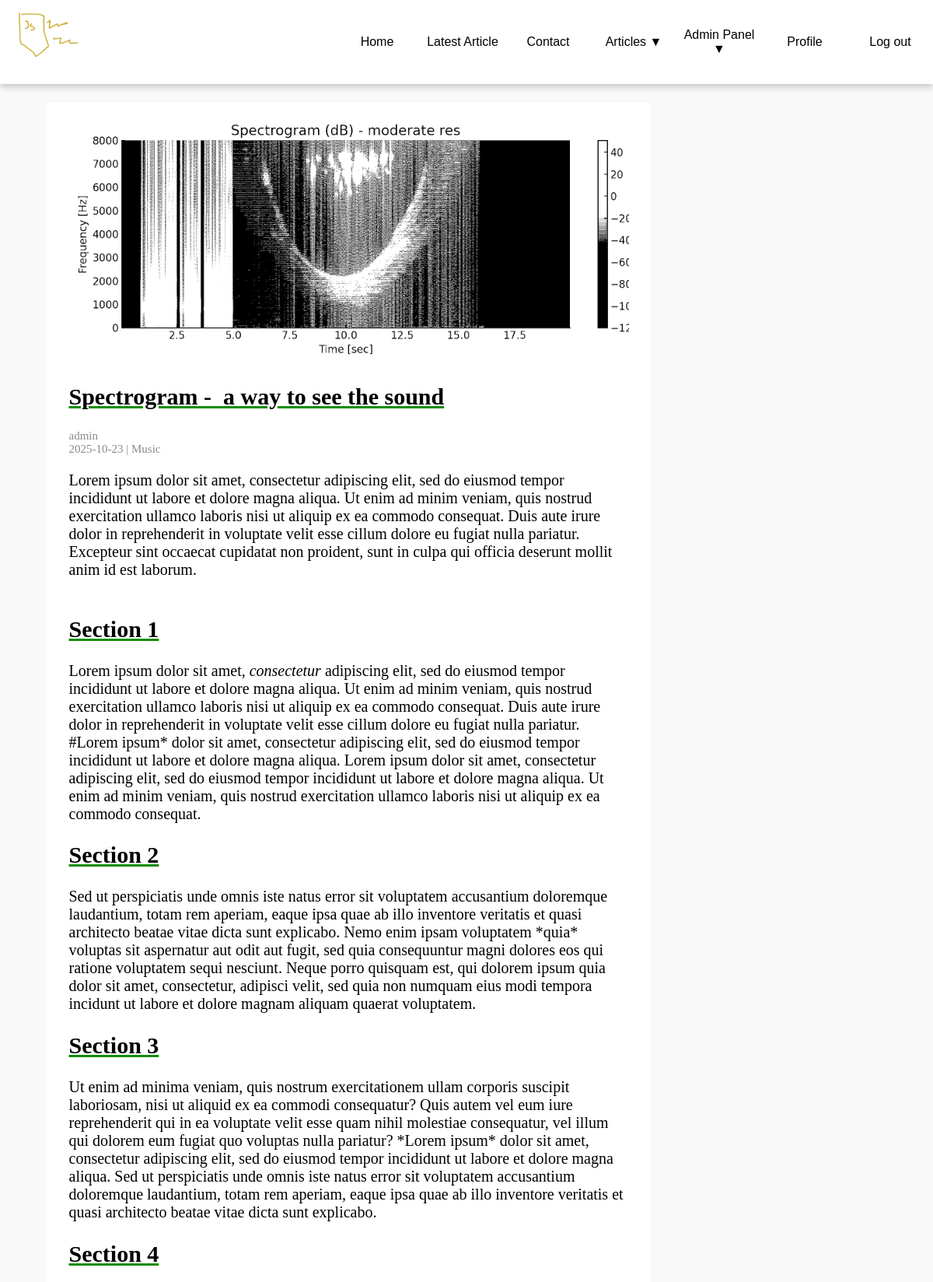
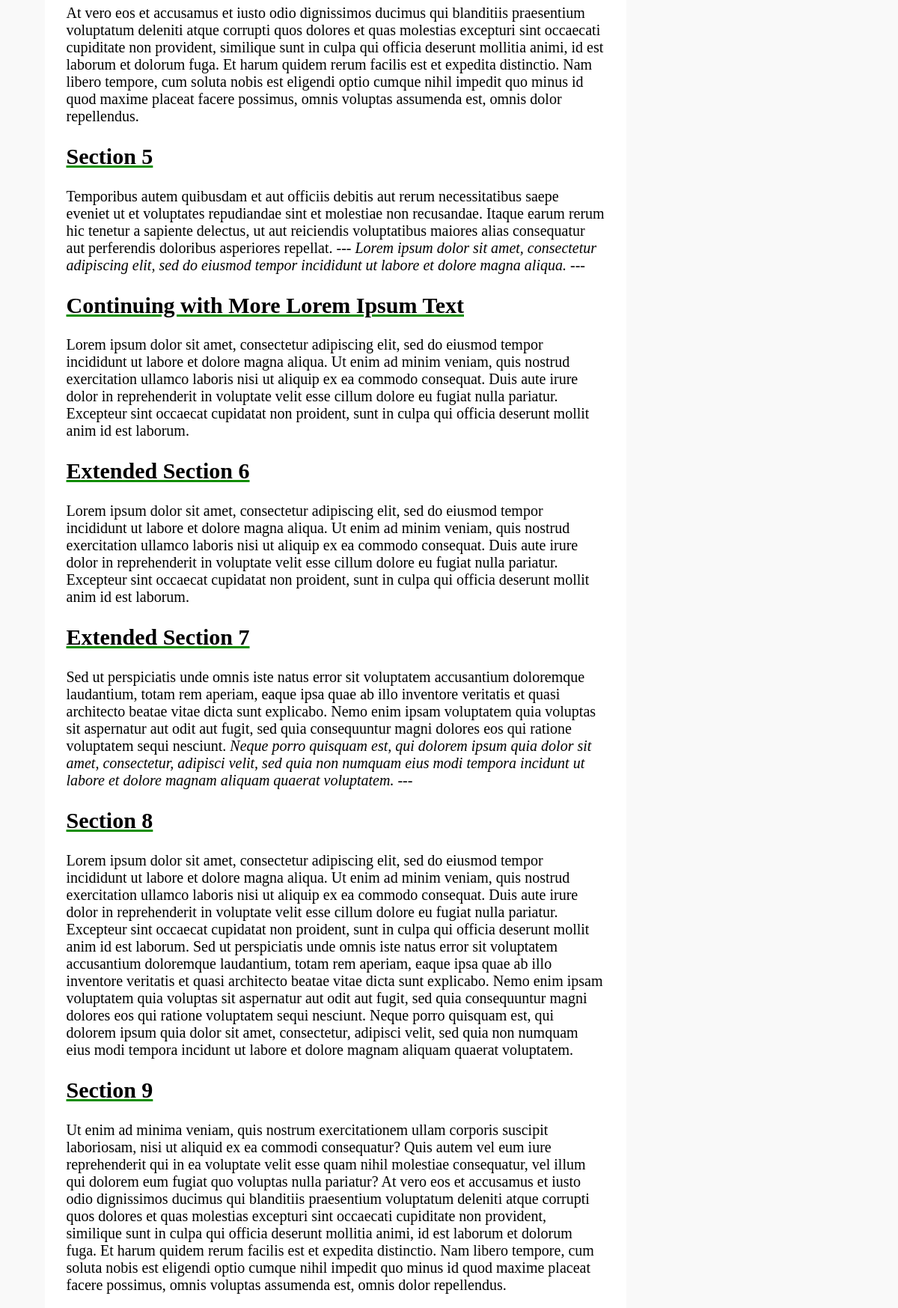
Screenshot of /article.php (signed in, upper part) with the database file from the repository (2 pictures, top to bottom).
### tables this page shows
CREATE TABLE `articles` (
  `id` int(11) NOT NULL,
  `title` text DEFAULT NULL,
  `article` text DEFAULT NULL,
  `ownerID` int(11) DEFAULT NULL,
  `date` date DEFAULT NULL,
  `image` text DEFAULT NULL,
  `categoryID` int(11) DEFAULT NULL
);

CREATE TABLE `users` (
  `id` int(11) NOT NULL,
  `login` text DEFAULT NULL,
  `password` text DEFAULT NULL,
  `role` varchar(10) DEFAULT NULL
);

CREATE TABLE `categories` (
  `categoryID` int(11) NOT NULL,
  `category` text DEFAULT NULL
);

### article.php (the view, shortened to what this page needs)
<?php
require("php/connection.php");
require("php/functions.php");
$user = checkSession($con);
if(isset($_GET['id'])){
    $id = $_GET['id'];
    $query = $con->prepare("SELECT c.category, a.id, a.image, u.login, a.ownerID, a.title, a.article, a.date
    FROM articles a join users u on u.id = a.ownerID join categories c on a.categoryID=c.categoryID WHERE a.id = ?");
    $query->bind_param("i", $id);
    $query->execute();
    $articleResult = $query->get_result();
    if($articleResult){
        $articleData = $articleResult->fetch_assoc();
    }
}
else{
    $articleData = $con->query("SELECT c.category, a.id,a.image, u.login, a.ownerID, a.title, a.article, a.date
    FROM articles a join users u on a.ownerID = u.id join categories c on a.categoryID=c.categoryID
    ORDER BY a.id DESC LIMIT 1")->fetch_assoc();
}
$role = getRole($user);
?>
<!DOCTYPE html>
<html lang="en">
<head>
    <link rel="stylesheet" href="style.css">
</head>
<body>
    <?php
    getNav($role);
    ?>
    <div class="container">
        <main class="article">
             <article>
                <?php
                if(isset($articleData)){
                    echo '<div class="article-image" style="background-image:url(\'static/articles/'.$articleData['image'].'\')"></div>
                    <h1>'.$articleData['title'].'</h1>
                    <p id="date">'.$articleData['login'].'</p>
                    <p id="date">'.$articleData['date'].' | '.$articleData['category'].'</p>
                    <p>'.parseMarkup($articleData['article']).'</p>';
                }
                else{
                    echo '<h2>Article not found</h2>
                    <p>The article you are looking for does not exist.</p>';
}
                ?>
            </article>
        </main>
    </div>
</body>
</html>

### php/functions.php (shortened to what this page needs)
<?php
function getNav($role){
    echo "<nav>
        <img id='logo' src='static/logo.png' alt='logo'>
        <div class='nav-buttons'>
            <button onclick=\"location.href='index.php'\">Home</button>
            <button onclick=\"location.href='article.php'\">Latest Article</button>
            <button onclick=\"location.href='contact.php'\">Contact</button>";
    if(isUser($role)){
        echo "<div class='dropdown'>";
            echo "<button class='dropbtn'>Articles ▼</button>";
        echo "</div>";
        if(isAdmin($role)){
            echo "<div class='dropdown'>";
            echo "<button class='dropbtn'>Admin Panel ▼</button>";
        echo "</div>";
        }
        echo "<button onclick=\"location.href='profile.php'\">Profile</button>";
        echo "<button onclick=\"location.href='logout.php'\">Log out</button>";
    }
    else{
        echo "<button onclick=\"location.href='login.php'\">Log in</button>";
    }
    echo "</div>
        <img id='hamburger' src='static/hamburger.png' alt='hamburger'>
        <img id='x' src='static/x.png' alt='x'>
        </nav>";
}
function checkSession($con){
    if(isset($_SESSION["userID"])){
        $id = $_SESSION["userID"];
        $query = $con->prepare("SELECT * FROM users u INNER JOIN user_data ud ON ud.userID = u.id  WHERE u.id = ? LIMIT 1");
        $query->bind_param("i", $id);
        $query->execute();
        $result = $query->get_result();
        if($result && mysqli_num_rows($result) > 0){
            return $result->fetch_assoc();
        }
    }
}
function isAdmin($role){
    return $role == "admin" ||  isSuperAdmin($role);
}
function isSuperAdmin($role){
    return $role == "superadmin";
}
function isUser($role){
    return $role == 'user' || isAdmin($role);
}
function parseMarkup($article){
    $article = str_replace(['\#', '\*'], ['_ESC_HASH_', '_ESC_STAR_'], $article);
    $article = preg_replace("/^######\s+(.*)$/m","<h6>$1</h6>",$article);
    $article = preg_replace("/^#####\s+(.*)$/m","<h5>$1</h5>",$article);
    $article = preg_replace("/^####\s+(.*)$/m","<h4>$1</h4>",$article);
    $article = preg_replace("/^###\s+(.*)$/m","<h3>$1</h3>",$article);
    $article = preg_replace("/^##\s+(.*)$/m","<h2>$1</h2>",$article);
    $article = preg_replace("/^#\s+(.*)$/m","<h1>$1</h1>",$article);
    $article = preg_replace("/\*\*(.*?)\*\*/",'<b>$1</b>',$article);
    $article = preg_replace("/\*(.*?)\*/","<i>$1</i>",$article);
    $article = str_replace(['_ESC_HASH_', '_ESC_STAR_'], ['#', '*'], $article);
    return $article;
}

### style.css (style rules this page uses)
html,body { margin: 0; padding: 0; width: 100%; scrollbar-width: none; -ms-overflow-style: none; scroll-behavior: smooth; }
.container { width: 100%; display: flex; flex-direction: column; flex-wrap: wrap; background-color: #f9f9f9; }
main { min-height: 85vh; margin-left: 5%; display: flex; flex-direction: column; flex-wrap: wrap; align-content: space-around; align-items: center; }
p#date { color: rgb(138, 138, 138); font-size: 15px; height: auto; padding-top: 0; margin-top: 0; margin: 0; padding: 0; }
.article { margin-top: 2%; height: auto; margin-bottom: 2%; align-content: flex-start; }
article { min-height: 20vh; width: 60vw; height: auto; background-color: white; font-size: 20px }
article h1:first-of-type { text-decoration: underline; text-decoration-color: #118d00; }
article h1, article h2, article h3, article h4, article h5, article h6 { text-decoration: underline; text-decoration-color: #118d00; white-space: pre-wrap; }
article p { white-space: pre-wrap; }
article { padding-left: 2.5%; padding-right: 2.5%; }
.index div, article { transition: ease-in-out 0.5s; }
.index .article-image, article .article-image { height: 20vh; width: 100%; background-size: cover; }
article .article-image { margin-top: 2vh; height: 40vh; max-width: 100%; width: auto; }
nav { display: flex; padding: 0; position: sticky; top: 0; z-index: 9999; background-color: white; box-shadow: 0px 4px 8px 0px rgba(0,0,0,0.2); }
.dropdown { position: relative; display: inline-block; height: auto; width: 10%; }
#logo { height: 100px; width: 100px; }
.nav-buttons { display: flex; flex-direction: row; justify-content: flex-end; align-items: center; width: 100%; height: auto; background-color: white; }
.nav-buttons button { border: none; color: #000; font-size: 16px; cursor: pointer; transition: background-color 0.3s ease, border 0.1s ease; }
.nav-buttons > button { background-color: transparent; width: 10%; height: 13.5vh; }
.dropbtn { background-color: transparent; width: 100%; height: 13.5vh; }

### rows the page displays
articles: image (picture), title "Spectrogram - a way to see the sound", ownerID.login "admin", date "2025-10-23", categoryID.category "Music", article "Lorem ipsum dolor sit amet, consectetur adipiscing elit, sed do eiusmod tempor incididunt ut labore et dolore magna aliqua. Ut enim ad minim veniam, quis nostrud exercitation ullamco laboris nisi ut aliquip ex ea commodo consequat. Duis aute irure dolor in reprehenderit in voluptate velit esse cillum dolore eu fugiat nulla pariatur. Excepteur sint occaecat cupidatat non proident, sunt in culpa qui officia deserunt mollit anim id est laborum. Section 1 Lorem ipsum dolor sit amet, consectetur adipiscing elit, sed do eiusmod tempor incididunt ut labore et dolore magna aliqua. Ut enim ad minim veniam, quis nostrud exercitation ullamco laboris nisi ut aliquip ex ea commodo consequat. Duis aute…"
